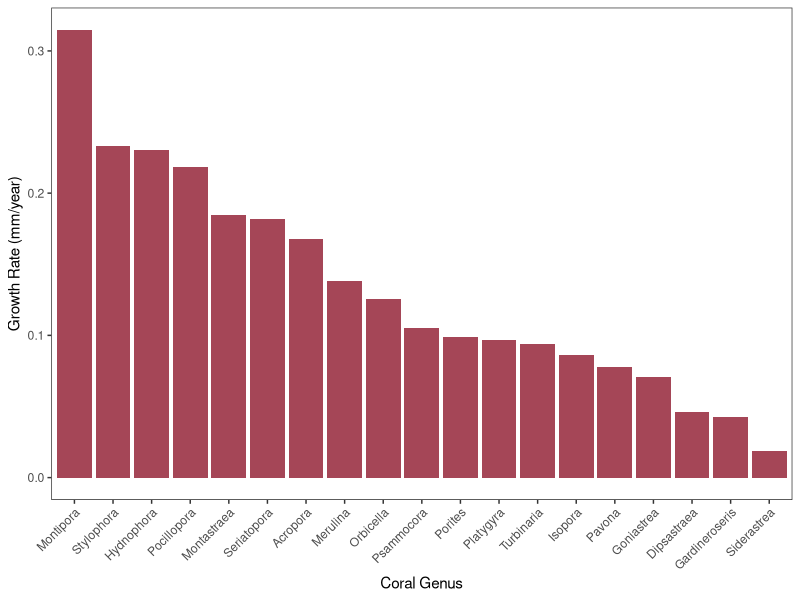
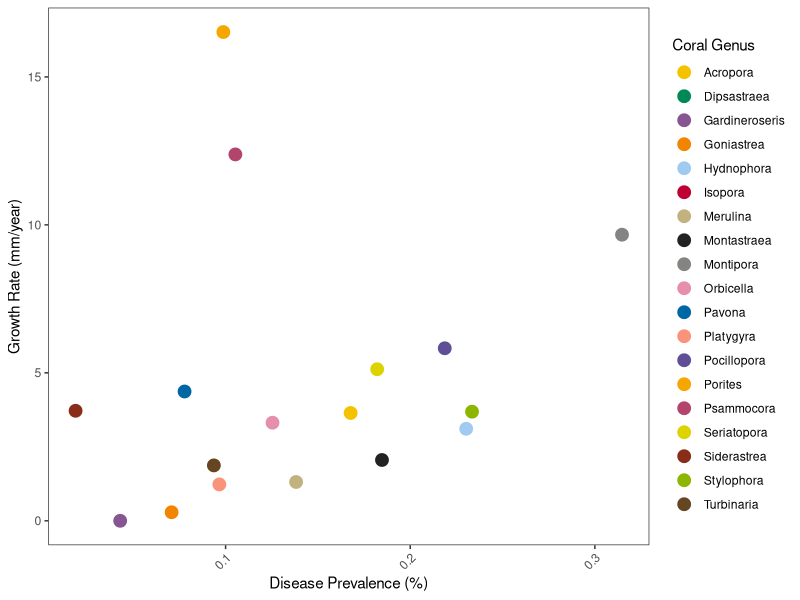
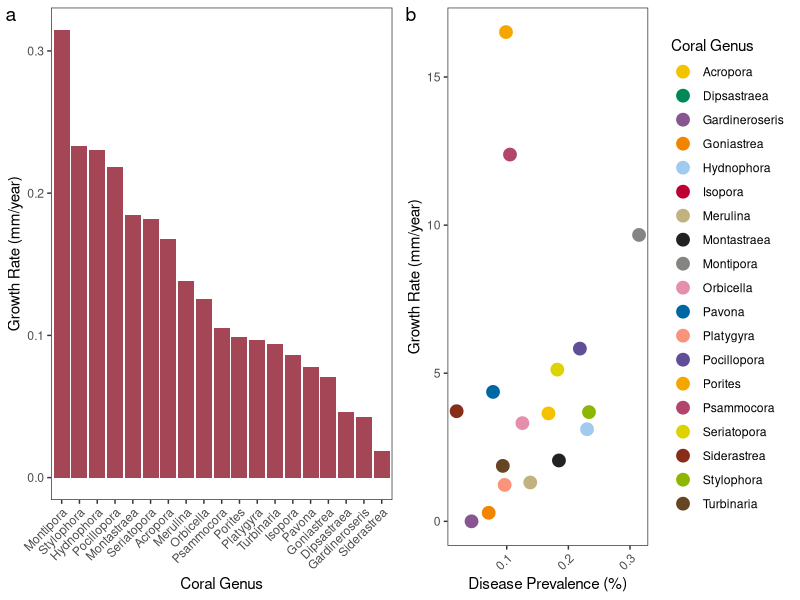
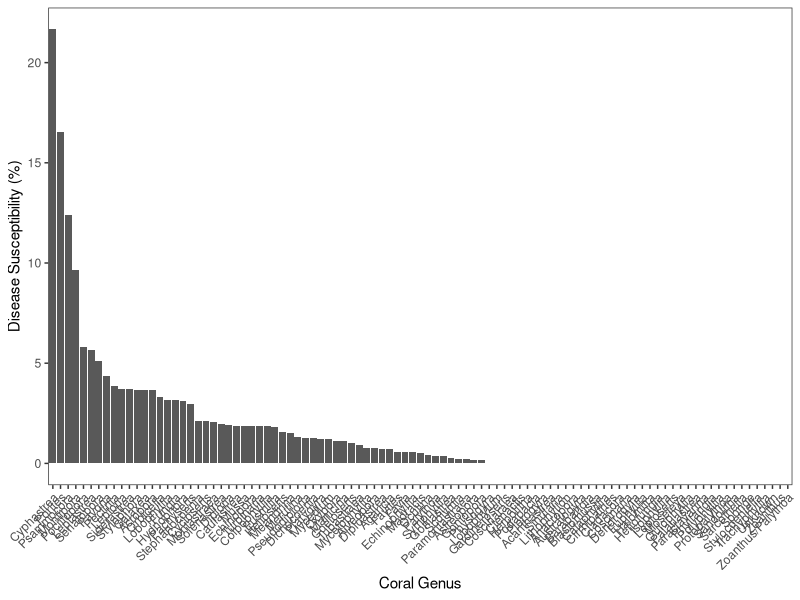
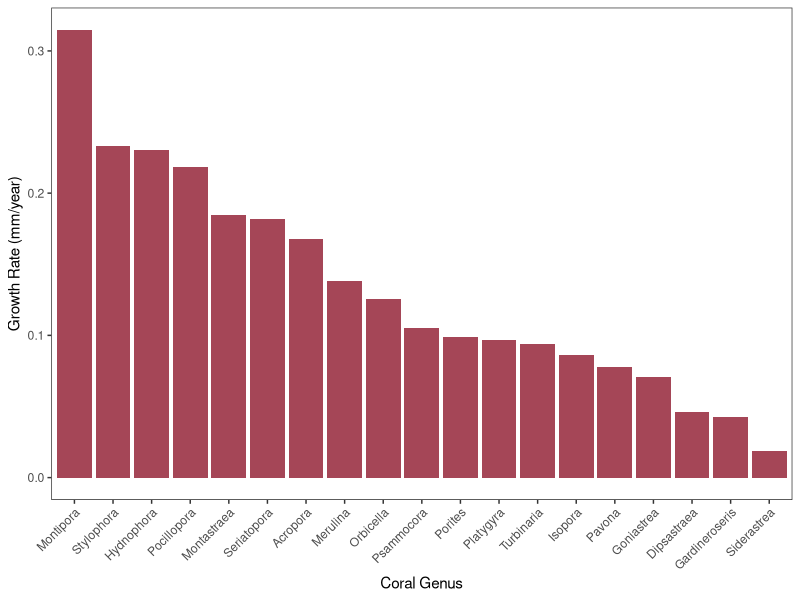
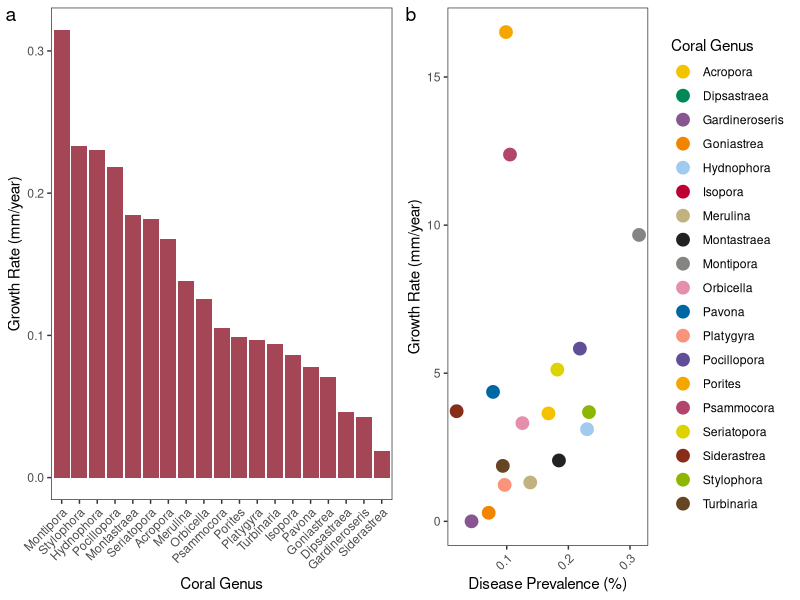
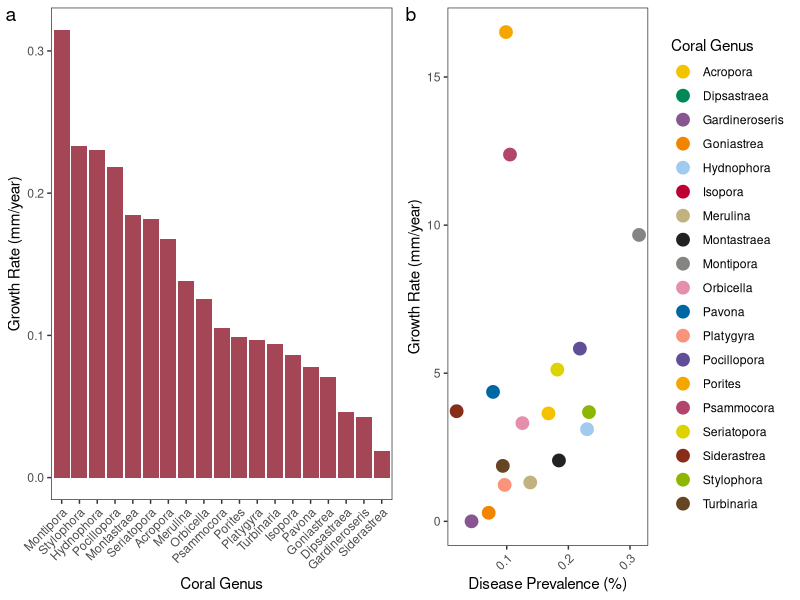

Write R code to recreate these figures, in order. (Note: this script raises an error after producing the figures.)
#Plots for growth rate by genus
library(ggplot2)
library(tidyverse)
#Bring in the combined trait table with growth rate

gcmp.all <- read.csv("../input/GCMP_trait_table_with_abundances_and_adiv_and_metadata_and_growth_data_pcoa.csv")

#Identify the indices for the two columns we need. 
colnames(gcmp.all)
#host_genus_id [393]
#growth_rate_mm_per_year [404]
growth <- gcmp.all[,c(393,404)]


growth.sort <- arrange(growth, desc(growth_rate_mm_per_year))
factor_names <- as.list(growth.sort$host_genus_id)

bar_plot <-
  growth.sort %>%
  ggplot(aes(y = growth_rate_mm_per_year, x = host_genus_id)) +
  geom_bar(stat =  "identity", fill = "#A54657") + 
  #scale_fill_manual(values = c("Acropora" = '#F3C300', "Dipsastraea" = '#008856', "Gardineroseris" = '#875692', 
  #                 "Goniastrea"= '#F38400', "Hydnophora" = '#A1CAF1', "Isopora" = '#BE0032', 
  #                  "Merulina" = '#C2B280',  "Montastraea" = '#222222',"Montipora" = '#848482',  "Orbicella" = '#E68FAC', '#0067A5', 
  #                  "Pavona" = '#F99379', "Platygyra" = '#604E97', "Pocillopora" = '#F6A600', "Porites" = '#B3446C', '#DCD300', 
  #                  "Psammacora" = '#882D17', "Steriatopora" = '#8DB600', "siderastrea" = '#654522', 
  #                  "Stylophora" = '#E25822', "Turbinaria" = '#2B3D26')+
  xlab("Coral Genus") +
  ylab("Growth Rate (mm/year)")+
  labs(fill = '') +
  theme_bw()+
  theme(panel.grid.major = element_blank(), # remove gridlines
        panel.grid.minor = element_blank(), #remove gridlines
        strip.background = element_blank(),
        axis.text.x = element_text(angle = 45, hjust = 1),
        strip.text = element_text(hjust = 0, size = 6))

bar_plot$data$host_genus_id <- factor(x = bar_plot$data$host_genus_id, levels = factor_names) #reorders the plot data by names extracted above
bar_plot

ggsave(bar_plot, file = "../output/growth_by_genus.pdf", width = 7, height = 5) #needs to be long to see the names okay

#perc_dis [9]

#Can we do a combined scatter plot?

#we have 19 taxa with growth rate 

kelly_colors = c('#F3C300',  '#008856','#875692', '#F38400', '#A1CAF1', '#BE0032', 
                 '#C2B280',  '#222222','#848482',  '#E68FAC', '#0067A5', 
                 '#F99379', '#604E97', '#F6A600', '#B3446C', '#DCD300', 
                 '#882D17', '#8DB600', '#654522', '#E25822', '#2B3D26')

scatter_plot <- ggplot(gcmp.all, aes(y = perc_dis, x = growth_rate_mm_per_year, group = host_genus_id)) + 
  geom_point(aes(color = host_genus_id), size = 4) +
  scale_color_manual(values = kelly_colors) +
  xlab("Disease Prevalence (%)") +
  ylab("Growth Rate (mm/year)")+
  labs(color = 'Coral Genus') +
  theme_bw() +
  theme(panel.grid.major = element_blank(), # remove gridlines
        panel.grid.minor = element_blank(), #remove gridlines
        strip.background = element_blank(),
        axis.text.x = element_text(angle = 45, hjust = 1),
        strip.text = element_text(hjust = 0, size = 12))

scatter_plot

library(cowplot)

growth_plots<-cowplot::plot_grid(bar_plot, scatter_plot, labels = "auto", label_fontface = "plain")
growth_plots
ggsave(growth_plots, file = "../output/growth_disease_plots/growth_by_disease_plots.pdf", width = 12, height = 5) #needs to be long to see the names okay
ggsave(growth_plots,file = "../output/growth_disease_plots/growth_by_disease_plots.jpg", width = 12, height = 5 )



#Disease bars
gcmp.dis <- read.csv("../input/GCMP_trait_table_with_abundances_and_adiv_and_metadata_zeros.csv")
dis <- gcmp.dis[,c(9, 393)] 
dis.sort <- arrange(dis, desc(perc_dis))
dis.sort <- na.omit(dis.sort)
dis_factor_names <- as.list(dis.sort$host_genus_id)
dis.sort$host_genus_id <- as.factor(dis.sort$host_genus_id)


dis.bar <-
  ggplot(dis.sort, aes(y = perc_dis, x = host_genus_id))+
  geom_col(position = "stack")+ #, colour = "white"
  #scale_fill_brewer(palette = "Spectral")+
  # scale_fill_manual(values = host_genus) +
  xlab("Coral Genus") +
  ylab("Disease Susceptibility (%)")+
  labs(fill = '') +
  theme_bw()+
  theme(panel.grid.major = element_blank(), # remove gridlines
        panel.grid.minor = element_blank(), #remove gridlines
        strip.background = element_blank(),
        axis.text.x = element_text(angle = 45, hjust = 1),
        strip.text = element_text(hjust = 0, size = 8))

dis.bar$data$host_genus_id <- factor(x = dis.bar$data$host_genus_id, levels = dis_factor_names) #reorders the plot data by names extracted above
dis.bar

print(dis_factor_names)

ggsave(bar, file = "../output/disease_susc_by_genus.jpg", width = 12, height = 5) #needs to be long to see the names okay
ggsave(bar, file = "../output/disease_susc_by_genus.pdf", width = 12, height = 5) #needs to be long to see the names okay



